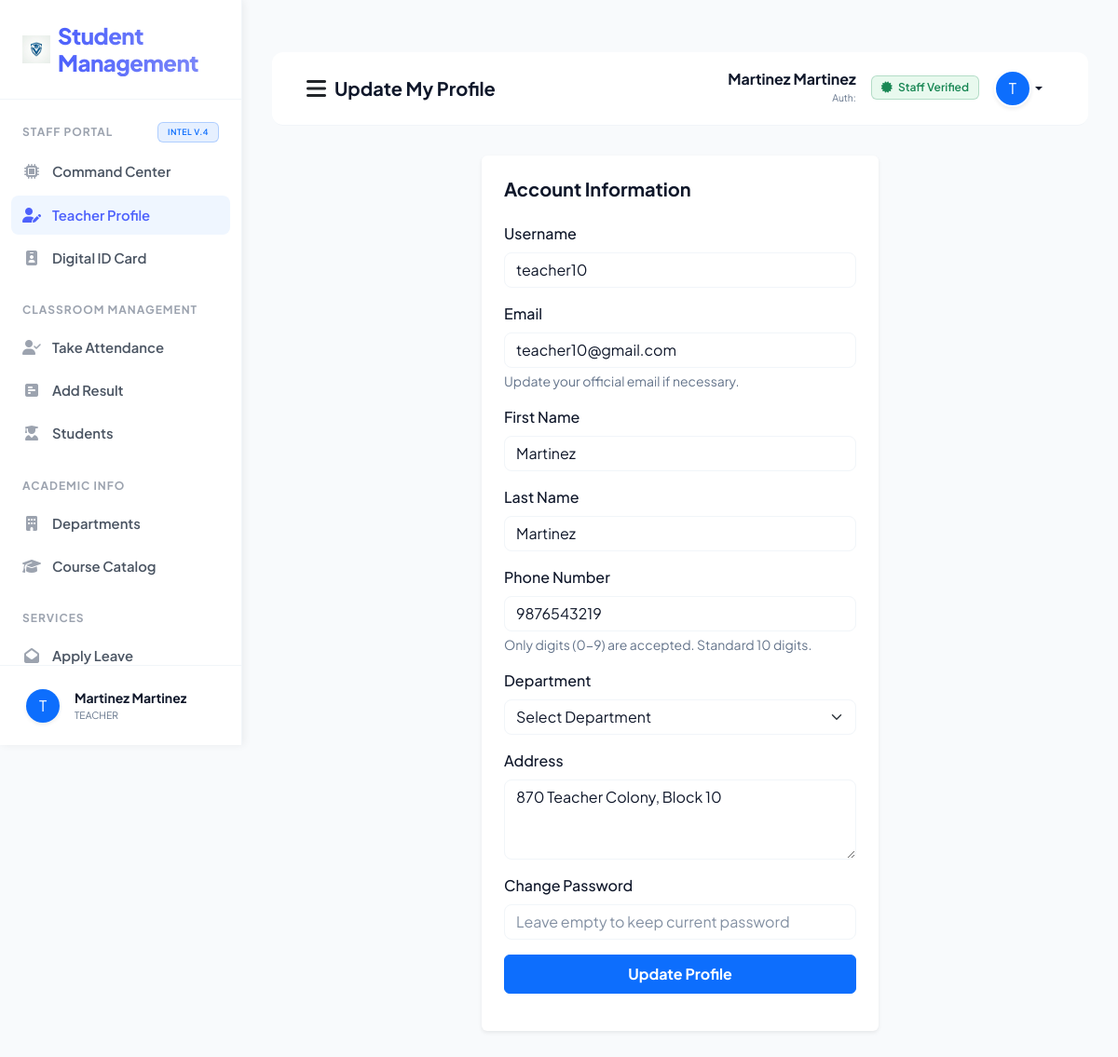
/teacher_profile/ (signed in), run on the app's committed database.
### sms/models.py (models this page shows, shortened)
class CustomUser(AbstractUser):
    USER_TYPE_CHOICES = (
        ('ADMIN', 'Admin'),
        ('TEACHER', 'Teacher'),
        ('STUDENT', 'Student'),
    )
    user_type = models.CharField(max_length=10, choices=USER_TYPE_CHOICES, default='ADMIN')
    profile_pic = models.ImageField(upload_to='profile_pics/', null=True, blank=True)
    phone = models.CharField(max_length=15, null=True, blank=True)

class Teacher(models.Model):
    user = models.OneToOneField(CustomUser, on_delete=models.CASCADE)
    address = models.TextField()
    department = models.ForeignKey(Department, on_delete=models.CASCADE, null=True, blank=True)
    created_at = models.DateTimeField(auto_now_add=True)
    updated_at = models.DateTimeField(auto_now=True)

### sms/views/teacher_views.py (the view)
# urls.py: path('teacher_profile/', teacher_views.teacher_profile, name="teacher_profile"),
def teacher_profile(request):
    user = CustomUser.objects.get(id=request.user.id)
    departments = Department.objects.all()
    return render(request, "sms/teacher_template/teacher_profile.html", {"user": user, "departments": departments})

### sms/templates/sms/teacher_template/teacher_profile.html (shortened to what this page needs)
﻿{% extends 'sms/base.html' %}
{% block page_title %}Update My Profile{% endblock page_title %}
{% block sidebar_nav %}
{% include 'sms/teacher_template/sidebar_template.html' with active_page='profile' %}
{% endblock sidebar_nav %}
{% block main_content %}
<div class="row">
    <div class="col-md-6 mx-auto">
        <div class="card shadow-sm border-0 p-4">
            <form action="{% url 'teacher_profile_save' %}" method="post">
                <h5 class="fw-bold mb-4">Account Information</h5>
                <div class="mb-3">
                    <label class="form-label">Username</label>
                    <input type="text" class="form-control" value="{{ user.username }}" disabled>
                </div>
                <div class="mb-3">
                    <label class="form-label">Email</label>
                    <input type="email" name="email" class="form-control" value="{{ user.email }}" required>
                    <div class="form-text text-muted small">Update your official email if necessary.</div>
                </div>
                <div class="mb-3">
                    <label class="form-label">First Name</label>
                    <input type="text" name="first_name" class="form-control" value="{{ user.first_name }}"
                        pattern="[A-Za-z]+" title="Only alphabets are allowed"
                        oninput="this.value = this.value.replace(/[^A-Za-z]/g, '');" required>
                </div>
                <div class="mb-3">
                    <label class="form-label">Last Name</label>
                    <input type="text" name="last_name" class="form-control" value="{{ user.last_name }}"
                        pattern="[A-Za-z]+" title="Only alphabets are allowed"
                        oninput="this.value = this.value.replace(/[^A-Za-z]/g, '');" required>
                </div>
                <div class="mb-3">
                    <label class="form-label">Phone Number</label>
                    <input type="tel" name="phone" class="form-control" value="{{ user.phone|default:'' }}"
                        pattern="[0-9]{10}" title="Must be exactly 10 digits" maxlength="10" minlength="10"
                        oninput="this.value = this.value.replace(/[^0-9]/g, '');" required>
                    <div class="form-text text-muted small">Only digits (0-9) are accepted. Standard 10 digits.</div>
                </div>
                <div class="mb-3">
                    <label class="form-label">Department</label>
                    <select name="department" class="form-select">
                        <option value="">Select Department</option>
                    </select>
                </div>
                <div class="mb-3">
                    <label class="form-label">Address</label>
                    <textarea name="address" class="form-control" rows="3"
                        required>{{ user.teacher.address }}</textarea>
                </div>
                <div class="mb-3">
                    <label class="form-label">Change Password</label>
                    <input type="password" name="password" class="form-control"
                        placeholder="Leave empty to keep current password">
                </div>
                <button type="submit" class="btn btn-primary w-100 py-2 fw-bold">Update Profile</button>
            </form>
        </div>
    </div>
</div>
{% endblock main_content %}

### sms/templates/sms/base.html (shortened to what this page needs)
<!DOCTYPE html>
{% load static %}
<html lang="en">
<head>
    <link href="https://cdn.jsdelivr.net/npm/bootstrap@5.3.0/dist/css/bootstrap.min.css" rel="stylesheet">
    <link rel="stylesheet" href="https://cdnjs.cloudflare.com/ajax/libs/font-awesome/6.4.0/css/all.min.css">
    <link rel="stylesheet" href="{% static 'css/style.css' %}?v=4.0">
</head>
<body>
    <div class="sidebar" id="sidebar">
        <div class="sidebar-brand d-flex align-items-center">
            <img src="{% static 'images/logo.png' %}" width="30" height="30" class="me-2">
            <h4 class="m-0">Student Management</h4>
        </div>
        <div class="nav flex-column sidebar-scroll flex-grow-1 overflow-y-auto">
            {% block sidebar_nav %}{% endblock sidebar_nav %}
        </div>
        <div class="sidebar-footer border-top p-0 mt-auto">
            <div class="dropup w-100">
                <button class="btn w-100 d-flex align-items-center p-3 border-0 bg-transparent dropdown-toggle no-caret" type="button" data-bs-toggle="dropdown" aria-expanded="false">
                    {% if user.profile_pic %}
                    <img src="{{ user.profile_pic.url }}" width="36" height="36" class="rounded-circle me-3 shadow-sm">
                    {% else %}
                    <div class="bg-primary text-white rounded-circle d-flex align-items-center justify-content-center shadow-sm me-3" style="width: 36px; height: 36px; flex-shrink: 0;">
                        {{ user.username|first|upper }}
                    </div>
                    {% endif %}
                    <div class="text-start overflow-hidden">
                        <div class="fw-bold small text-dark text-truncate">{{ user.get_full_name }}</div>
                        <div class="text-muted text-truncate" style="font-size: 0.65rem;">{{ user.user_type }}</div>
                    </div>
                </button>
            </div>
        </div>
    </div>
    <div class="main-content">
        <nav class="navbar border-bottom">
            <div class="container-fluid">
                <div class="d-flex align-items-center">
                    <button id="sidebarToggle" class="btn btn-link link-dark me-2 p-0">
                        <i class="fas fa-bars fs-4 text-main"></i>
                    </button>
                    <span class="navbar-brand fw-bold text-dark">{% block page_title %}{% endblock page_title %}</span>
                </div>
                <div class="d-flex align-items-center">
                    <div class="dropdown">
                        <button
                            class="btn btn-link dropdown-toggle text-decoration-none text-dark d-flex align-items-center"
                            type="button" data-bs-toggle="dropdown">
                            <div class="text-end me-3 d-none d-md-block">
                                <span class="d-block fw-bold lh-1 mb-1">{{ user.get_full_name }}</span>
                                <span class="d-block text-muted" style="font-size: 0.65rem;">Auth: {{ user.last_login|date:"d M Y" }}</span>
                            </div>
                            {% if user.user_type == "TEACHER" %}
                            <span class="badge bg-soft-success text-success me-3 border border-success border-opacity-25 d-none d-lg-inline-block">
                                <i class="fas fa-certificate me-1"></i> Staff Verified
                            </span>
                            {% elif user.user_type == "STUDENT" %}
                             <span class="badge bg-soft-primary text-primary me-3 border border-primary border-opacity-25 d-none d-lg-inline-block">
                                <i class="fas fa-user-graduate me-1"></i> Student ID Active
                            </span>
                             {% elif user.user_type == "ADMIN" %}
                             <span class="badge bg-soft-danger text-danger me-3 border border-danger border-opacity-25 d-none d-lg-inline-block">
                                <i class="fas fa-shield-alt me-1"></i> System Root
                            </span>
                            {% endif %}
                            {% if user.profile_pic %}
                            <img src="{{ user.profile_pic.url }}" width="40" height="40" class="rounded-circle shadow-sm border border-light">
                            {% else %}
                            <div class="bg-primary text-white rounded-circle d-flex align-items-center justify-content-center shadow-sm"
                                style="width: 40px; height: 40px; border: 2px solid white;">
                                {{ user.username|first|upper }}
                            </div>
                            {% endif %}
                        </button>
                    </div>
                </div>
            </div>
        </nav>
        {% block main_content %}{% endblock main_content %}
    </div>
</body>
</html>

### sms/static/css/style.css (style rules this page uses)
:root { --primary-color: #4d61fc; --primary-hover: #3b4ad9; --sidebar-bg: #ffffff; --sidebar-text: #4b5563; --sidebar-active-bg: #eff6ff; --sidebar-active-text: #4d61fc; --border-color: #f1f5f9; --body-bg: #f8fafc; --card-bg: #ffffff; --text-main: #0f172a; --text-muted: #64748b; --transition-speed: 0.25s; --shadow-premium: 0 10px 40px -10px rgba(0, 0, 0, 0.08); }
.bg-soft-success { background: rgba(34, 197, 94, 0.1) !important; }
body { background-color: var(--body-bg) !important; color: var(--text-main) !important; font-family: 'Plus Jakarta Sans', sans-serif !important; margin: 0 !important; overflow-x: hidden !important; transition: background-color var(--transition-speed), color var(--transition-speed); }
.sidebar { width: 260px; height: 100vh; position: fixed; top: 0; left: 0; background-color: var(--sidebar-bg); border-right: 1px solid var(--border-color); box-shadow: 2px 0 8px rgba(0,0,0,0.06); z-index: 1060; display: flex; flex-direction: column; overflow: hidden; transition: left var(--transition-speed) ease-in-out; }
.sidebar-brand { padding: 24px !important; border-bottom: 1px solid var(--border-color) !important; flex-shrink: 0 !important; }
.sidebar-brand h4 { margin: 0 !important; font-weight: 800 !important; letter-spacing: -0.5px !important; background: linear-gradient(to right, var(--primary-color), #818cf8); -webkit-background-clip: text; background-clip: text; -webkit-text-fill-color: transparent; }
.sidebar-scroll { overflow-y: auto !important; overflow-x: hidden !important; flex: 1 !important; min-height: 0 !important; flex-wrap: nowrap !important; }
.sidebar-footer { padding: 8px 12px !important; border-top: 1px solid var(--border-color) !important; flex-shrink: 0 !important; }
.no-caret::after { display: none !important; }
.main-content { margin-left: 260px; padding: 32px 32px 100px 32px; min-height: 100vh; box-sizing: border-box; transition: margin-left var(--transition-speed); }
h5.fw-bold { color: var(--text-main); }
.badge { font-weight: 600 !important; padding: 6px 10px !important; }
.form-control, .form-select { background-color: var(--card-bg) !important; border-color: var(--border-color) !important; color: var(--text-main) !important; border-radius: 8px !important; }
.form-control::placeholder, .form-select::placeholder { color: var(--text-muted) !important; opacity: 0.8 !important; }
.form-label { color: var(--text-main) !important; font-weight: 500 !important; }
.navbar { background: var(--card-bg) !important; border-bottom: 1px solid var(--border-color) !important; padding: 12px 24px !important; margin-bottom: 32px !important; border-radius: 12px !important; transition: background var(--transition-speed), border-color var(--transition-speed); }
.text-dark { color: var(--text-main) !important; }
.text-muted { color: var(--text-muted) !important; }
.bg-soft-success { background-color: rgba(34, 197, 94, 0.1) !important; }

### data on the page
CustomUser: username|first "T", get_full_name "Martinez Martinez", user_type "TEACHER", username "teacher10", email "teacher10@gmail.com", first_name "Martinez", last_name "Martinez", phone "9876543219", address "870 Teacher Colony, Block 10"
